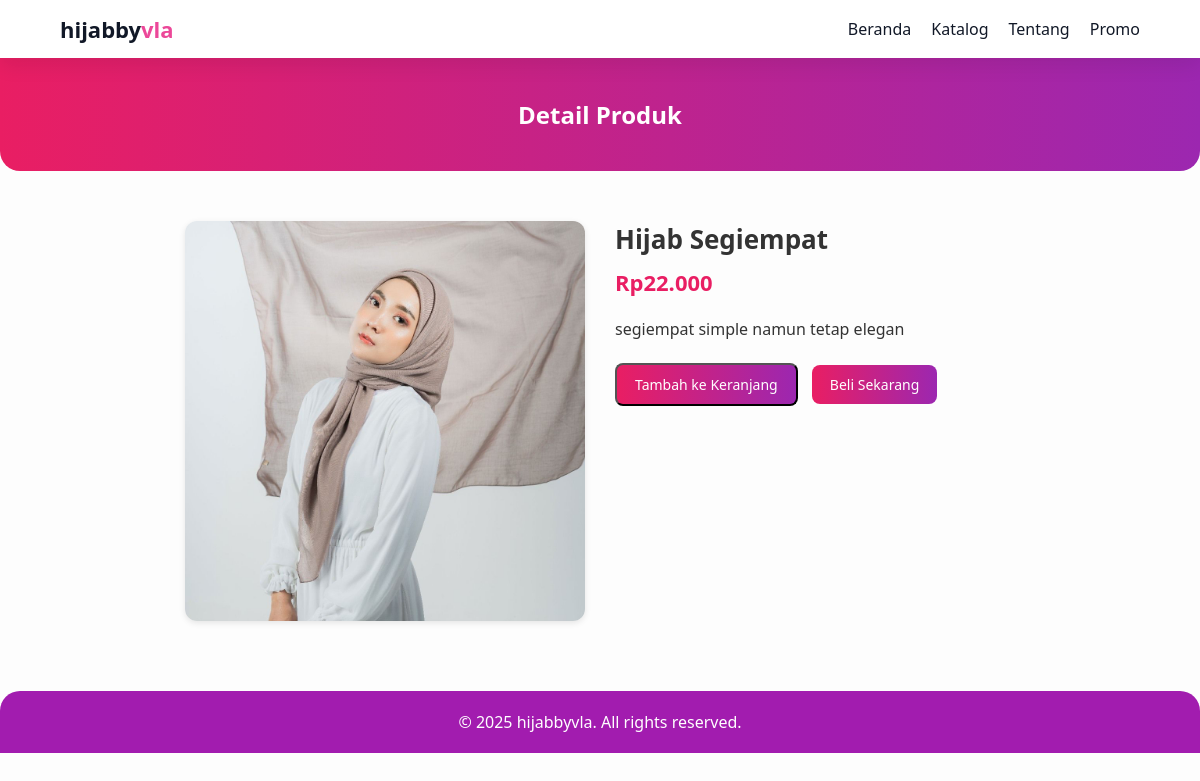
The page /hijabbyvla/public/detail_produk.php?id=12 on the database its author committed.
### tables this page shows
CREATE TABLE `products` (
  `id` int(11) NOT NULL,
  `name` varchar(255) NOT NULL,
  `motif` varchar(100) DEFAULT NULL,
  `size` varchar(50) DEFAULT NULL,
  `price` int(11) NOT NULL,
  `stock` int(11) DEFAULT 0,
  `rating` decimal(3,2) DEFAULT 0.00,
  `image` varchar(255) DEFAULT NULL,
  `description` text DEFAULT NULL,
  `created_at` timestamp NOT NULL DEFAULT current_timestamp(),
  `updated_at` timestamp NULL DEFAULT NULL ON UPDATE current_timestamp()
);

### hijabbyvla/public/detail_produk.php (the view, shortened to what this page needs)
<?php
require_once("../config.php");
$id = isset($_GET['id']) ? (int)$_GET['id'] : 0;
$stmt = $pdo->prepare("SELECT * FROM products WHERE id = ?");
$stmt->execute([$id]);
$produk = $stmt->fetch();
$images = [$produk['image']];
?>
<!DOCTYPE html>
<html lang="id">
<head>
  <link rel="stylesheet" href="styles.css">
</head>
<body>
  <nav class="navbar">
    <div class="container nav-content">
      <div class="logo">hijabby<span>vla</span></div>
      <ul class="nav-links">
        <li><a href="index.php">Beranda</a></li>
        <li><a href="katalog.php">Katalog</a></li>
        <li><a href="tentang.php">Tentang</a></li>
        <li><a href="promo.php">Promo</a></li>
      </ul>
    </div>
  </nav>
  <section class="page-header">
    <h1>Detail Produk</h1>
  </section>
  <div class="container produk-detail">
    <div class="produk-images slider">
      <?php foreach ($images as $i => $img): ?>
        <img src="../<?= $img ?>" alt="<?= htmlspecialchars($produk['name']) ?>" class="<?= $i == 0 ? 'active' : '' ?>">
      <?php endforeach; ?>
    </div>
    <div class="produk-info">
      <h2><?= htmlspecialchars($produk['name']) ?></h2>
      <div class="price">Rp<?= number_format($produk['price'],0,',','.') ?></div>
      <p><?= nl2br(htmlspecialchars($produk['description'])) ?></p>
      <form action="add_to_cart.php" method="POST" style="display:inline;">
        <button type="submit" class="btn">Tambah ke Keranjang</button>
      </form>
      <a href="checkout.php?id=<?= $produk['id'] ?>" class="btn">Beli Sekarang</a>
    </div>
  </div>
  <footer class="footer">
    <div class="container">
      <p>© 2025 hijabbyvla. All rights reserved.</p>
    </div>
  </footer>
</body>
</html>

### hijabbyvla/public/styles.css (style rules this page uses)
* { margin: 0; padding: 0; box-sizing: border-box; font-family: "Segoe UI", sans-serif; }
:root { --primary: #a21caf; --secondary: #ec4899; --text: #111827; --muted: #6b7280; --bg: #ffffff; --shadow: 0 8px 20px rgba(0,0,0,0.08); }
.container { width: 90%; max-width: 1200px; margin: auto; }
.navbar { background: var(--bg); box-shadow: var(--shadow); position: sticky; top: 0; z-index: 10; }
.nav-content { display: flex; align-items: center; justify-content: space-between; padding: 14px 0; }
.logo { font-size: 22px; font-weight: 700; color: var(--text); }
.logo span { color: var(--secondary); }
.nav-links { list-style: none; display: flex; gap: 20px; }
.nav-links a { color: var(--text); text-decoration: none; font-weight: 500; }
.btn { padding: 10px 18px; border-radius: 25px; font-size: 14px; cursor: pointer; transition: all 0.3s ease; }
.footer { margin-top: 50px; padding: 20px; background: var(--primary); color: #fff; text-align: center; border-top-left-radius: 20px; border-top-right-radius: 20px; }

### hijabbyvla/public/detail_produk.php (style rules this page uses)
body { background: #fdfdfd; color: #333; font-family: 'Poppins', sans-serif; }
.page-header { text-align: center; padding: 40px 20px; background: linear-gradient(90deg, #e91e63, #9c27b0); color: #fff; border-radius: 0 0 20px 20px; margin-bottom: 30px; }
.produk-detail { display: flex; flex-wrap: wrap; gap: 30px; justify-content: center; align-items: flex-start; padding: 20px; }
.produk-images { flex: 1 1 350px; max-width: 400px; }
.produk-images img { width: 100%; border-radius: 12px; box-shadow: 0 2px 6px rgba(0,0,0,0.1); }
.produk-info { flex: 1 1 350px; max-width: 400px; }
.produk-info h2 { font-size: 26px; margin-bottom: 10px; color: #333; }
.produk-info .price { font-size: 22px; color: #e91e63; font-weight: bold; margin-bottom: 20px; }
.produk-info p { margin-bottom: 20px; line-height: 1.6; }
.btn { display: inline-block; padding: 10px 18px; border-radius: 8px; background: linear-gradient(90deg,#e91e63,#9c27b0); color: #fff; text-decoration: none; margin-right: 10px; transition: opacity 0.2s; }
.slider { position: relative; }
.slider img { display: none; }
.slider img.active { display: block; }

### rows shown on the page
products: image (picture), name "Hijab Segiempat", price "22.000", description "segiempat simple namun tetap elegan"
